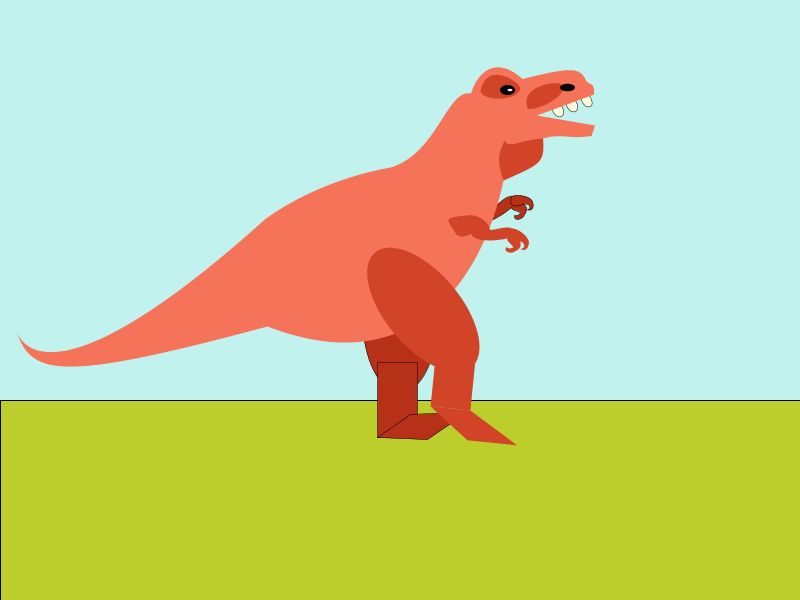
Frame 1 (no input)
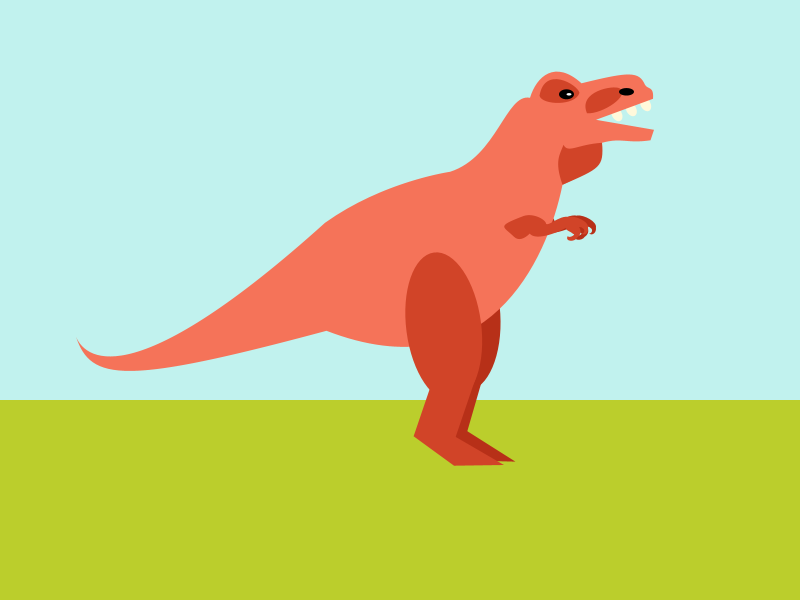
Frame 60 (the mouse pressed at the canvas centre just before this capture)
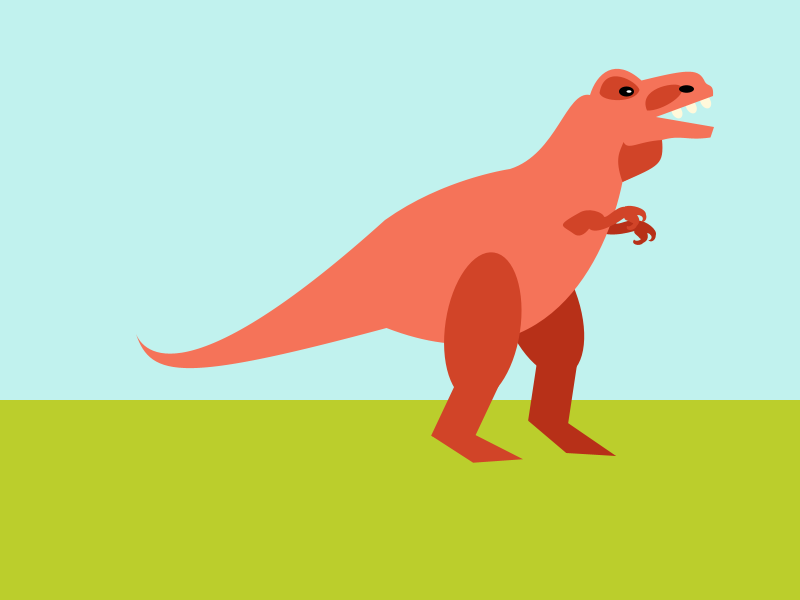
Frame 120 (the mouse held since frame 60 and released just before this capture)

The Processing sketch that drew these frames (run headless with seeded random() and noise(); from frame 60 on, the mouse is pressed at the canvas centre):

// Processing sketch: dinosaur
// ── dinosaur.pde
//Emily Guerra Lab 9
//dinosaur for Final Project - Dino Disaster! 


float rotTHIGH;
float rotTHIGH2;
float rotLEG;
float rotLEG2;
float rotARM;

float THIGHx = 750;
float THIGHy = 655;
float dx ;
float dy ;
boolean THIGHmove = true;
boolean THIGHmove2 = true;
boolean LEGmove = true;
boolean LEGmove2 = true;

void setup(){
  size(800,600);
  rotTHIGH = -.5;
  rotTHIGH2 = 0;
  rotLEG = 0;
  rotLEG2 = 0;
  rotARM = 0;
  dx = 0;
  dy = 0;
  

}

void draw(){
 background(193, 242, 238);
 fill(187, 206, 44);
 rect(0, 2*height/3, width, height/3);
 
 drawDino();
 animate();
 dx+= 2;
   println(rotTHIGH, THIGHmove, rotLEG, LEGmove);
 
}

void drawDino(){
  pushMatrix();
  scale(.5);
 translate(dx,0);
  
  pushMatrix(); 
 
  translate(THIGHx, THIGHy-150);
  rotate(rotTHIGH2);
  translate(0, 150);
 // fill(209, 68, 40);
  fill(183, 48, 24);
  ellipse(50, -20, 150, 300);
  
  translate(35, 90);
  
  rotate(rotLEG2);
 // translate(0, 150);
   
  rect(50, -20, -80, 150);
  translate(50, -20);
  
  pushMatrix();
  translate(-80, 150);
  rotate(-.6);
  rotate(rotLEG);
  translate(80, -150);
   quad(-80,150, 0, 150, 100, 210, 0, 210);
   popMatrix();
  popMatrix();
  
  pushMatrix();
  translate(0, 50+dy);
  

  
   pushMatrix();
   translate(15, -10);
   
 translate(910, 415);
 rotate(-.5);
 translate(-910, -415);
 pushMatrix();
 fill(255, 249, 219);

  ellipse(1250, 310, 20, 30);
  ellipse(1220, 305, 20, 30);
  ellipse(1190, 300, 20, 30);
  popMatrix();
  
  
  pushMatrix();
   translate(910, 415);
  rotate(-rotARM-.01);
  translate(-910, -415);
  beginShape();
// fill(209, 68, 40);
  fill(183, 48, 24);
  vertex(910, 415);
  bezierVertex(896, 389, 881, 385, 937, 381);
  bezierVertex(959, 378, 981, 400, 979, 409);
  bezierVertex(984, 416, 1021, 394, 1033, 416);
  bezierVertex(1042, 434, 1046, 447, 1031, 453);
  bezierVertex(1023, 461, 1004, 454, 1013, 445);
  bezierVertex(1016, 451, 1031, 446, 1025, 444);
  bezierVertex(1022, 438, 1012, 433, 1015, 428);
  bezierVertex(980, 435, 947, 432, 942, 418);
  bezierVertex(929, 425, 916, 426, 910, 415);
  endShape();
  beginShape();
  vertex(1026, 408);
  bezierVertex(1040, 410, 1062, 429, 1057, 440);
  bezierVertex(1056, 451, 1045, 455, 1041, 448);
  bezierVertex(1045, 451, 1052, 443, 1046, 438);
  bezierVertex(1044, 430, 1001, 434, 1026, 408);
  endShape();
  popMatrix();
 
  //arms
  popMatrix();
  
  beginShape();
  fill(245, 115, 89);
  noStroke();
  vertex(942, 137);
  bezierVertex(955, 94, 992, 60, 1045, 108);
  bezierVertex(1142, 84, 1160, 84, 1172, 111);
  bezierVertex(1178, 121, 1190, 113, 1188, 139);
  vertex(1074, 181);
  vertex(1190, 201);
  vertex(1183, 222);
  bezierVertex(1135, 229, 1126, 216, 1086, 227);
  bezierVertex(1088, 272, 1081, 275, 1007, 311);
  bezierVertex(976, 463, 856, 727, 535, 603);
  bezierVertex(129, 712, 64, 704, 34, 615);
  bezierVertex(56, 667, 159, 723, 532, 387);
  bezierVertex(648, 304, 782, 285, 782, 285);
  bezierVertex(876, 255, 894, 127, 942, 137);
  endShape();
  //body
  
  beginShape();
  fill(209, 68, 40);
  vertex(961, 133);
  bezierVertex(971, 72, 1037, 110, 1041, 127);
  bezierVertex(1033, 154, 966, 152, 961, 133);
  endShape();
  //detail eye
  
  beginShape();
  vertex(1056, 168);
  bezierVertex(1037, 124, 1109, 111, 1121, 118);
  bezierVertex(1144, 132, 1087, 170, 1056, 168);
  endShape();
  //detail nose
  
  beginShape();
  vertex(1086, 227);
  bezierVertex( 1090, 276, 1082, 278,1007, 311);
  bezierVertex(990, 263, 1002, 250, 1009, 231);
  bezierVertex(1018, 249, 1037, 230, 1086, 227);
  endShape();
  //detail neck
  
  pushMatrix();
  translate(910, 415);
  rotate(rotARM-.01);
  translate(-910, -415);
  beginShape();
  vertex(910, 415);
  bezierVertex(896, 389, 881, 385, 937, 381);
  bezierVertex(959, 378, 981, 400, 979, 409);
  bezierVertex(984, 416, 1021, 394, 1033, 416);
  bezierVertex(1042, 434, 1046, 447, 1031, 453);
  bezierVertex(1023, 461, 1004, 454, 1013, 445);
  bezierVertex(1016, 451, 1031, 446, 1025, 444);
  bezierVertex(1022, 438, 1012, 433, 1015, 428);
  bezierVertex(980, 435, 947, 432, 942, 418);
  bezierVertex(929, 425, 916, 426, 910, 415);
  endShape();
  beginShape();
  vertex(1026, 408);
  bezierVertex(1040, 410, 1062, 429, 1057, 440);
  bezierVertex(1056, 451, 1045, 455, 1041, 448);
  bezierVertex(1045, 451, 1052, 443, 1046, 438);
  bezierVertex(1044, 430, 1001, 434, 1026, 408);
  endShape();
  
  //arm
  popMatrix();
  
  fill(0);
  ellipse(1015, 130, 30, 20);
  ellipse(1135, 125, 30, 15);
  fill(255);
  ellipse(1020, 130, 10, 5);
  popMatrix();
 
  
  pushMatrix(); 
  fill(209, 68, 40);
  translate(THIGHx, THIGHy-150);
  rotate(rotTHIGH-.2);
  translate(0, 150);
  ellipse(0, 0, 150, 300);
 
  translate(50, 110);
  rotate(-rotLEG+.8);
 // translate(0, 150);
 // fill(200,200,0);
  rect(0, 0, -80, 150);
  pushMatrix();
  translate(-80, 150);
  rotate(-rotLEG);
  translate(80, -150);
  quad(-80,150, 0, 150, 100, 210, 0, 210);  
  popMatrix();
  popMatrix();

  popMatrix();
}

void animate(){
  
  rotTHIGH2 = -rotTHIGH;
  
  if (rotTHIGH < -.5 || rotLEG <-.1) {
      THIGHmove = false;

    }  
   
 
 if(rotLEG > .5 && rotTHIGH > .5){
   
    THIGHmove = true;
     }
  
  
  if (THIGHmove == true) {
     rotTHIGH -= .01; 
  } else {
    rotTHIGH += .01;
  }
  

//  if (THIGHmove == true ) {
  if ((rotTHIGH > 0 && THIGHmove == true) || (rotTHIGH<0 && THIGHmove == false) ) {
 
     dy += .2;
    } 
    
    if ((rotTHIGH>0 && THIGHmove == false)|| (rotTHIGH<0 && THIGHmove == true)){
    dy -= .2;
  }
  
  
  if (rotLEG < .1) {
      LEGmove = true;
  } 
  if (rotLEG > .5) {
    LEGmove = false;
  }
 
  if (THIGHmove == true) {
     rotLEG-= .006; 
     rotARM+=.005;
  } else {
    rotLEG += .006;
    rotARM -= .005;
  }
 /*
  if (rotLEG2 < -.3) {
      THIGHmove = true;
  } 
  if (rotLEG2 > 1.4) {
      THIGHmove = false;
  }
   */
  if (THIGHmove == true) {
     rotLEG2-= .006; 
  } else {
    rotLEG2 += .006;
  }

}
